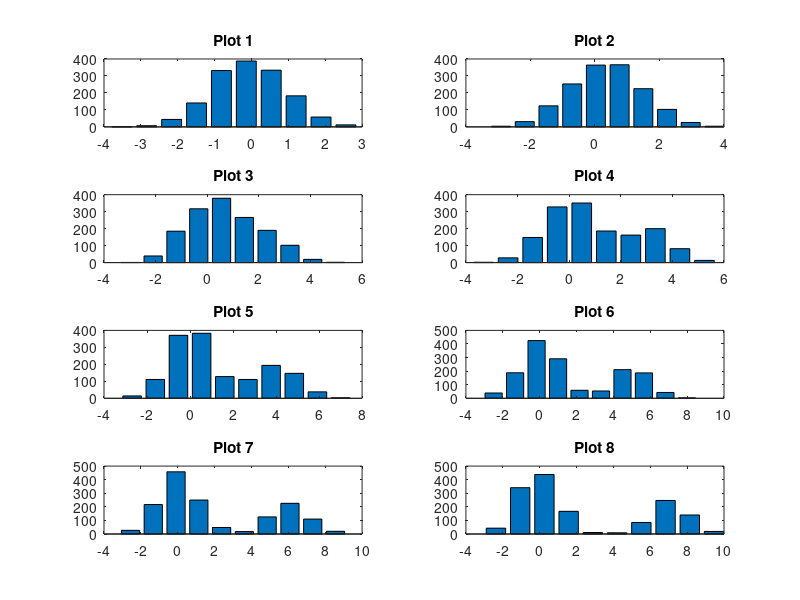

The MATLAB script that drew this image:
clear all
close all
clc
figure

for index = 1:8

    subplot(4,2,index);
    % draw samples from standard normal distribution
    x = [randn(1000,1); index-1+randn(500,1)];

    [n binCenters] = hist(x);
    h = bar(binCenters, n);

    title(['Plot ' num2str(index)]);
    disp(['Plot ' num2str(index)]);
    
    f1 = gmdistribution.fit(x,1); % single component, unimodal
    disp(['Single component AIC: ' num2str(f1.AIC)]);
    f2 = gmdistribution.fit(x,2); % two components, bimodal
    disp(['Double component AIC: ' num2str(f2.AIC)]);
    
    if(f2.AIC<f1.AIC)
        disp('Bimodal: YES');
    else
        disp('Bimodal: NO');
    end
    
    ksResult = kstest(x);
    if(ksResult == 1)
        disp('One sample Kolmogorov-Smirnoff test (.05): non-normal distribution'); 
    else
        disp('One sample Kolmogorov-Smirnoff test (.05): normal distribution'); 
    end
end

